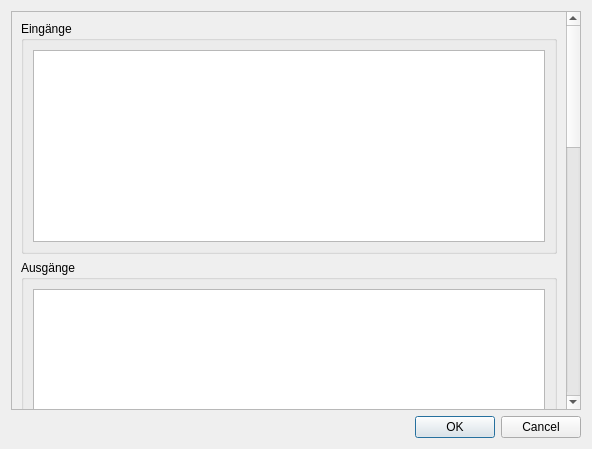
<?xml version="1.0" encoding="UTF-8"?>
<ui version="4.0">
 <class>ValidationDialog</class>
 <widget class="QDialog" name="ValidationDialog">
  <property name="geometry">
   <rect>
    <x>0</x>
    <y>0</y>
    <width>592</width>
    <height>449</height>
   </rect>
  </property>
  <property name="sizePolicy">
   <sizepolicy hsizetype="Preferred" vsizetype="Minimum">
    <horstretch>0</horstretch>
    <verstretch>0</verstretch>
   </sizepolicy>
  </property>
  <property name="minimumSize">
   <size>
    <width>500</width>
    <height>0</height>
   </size>
  </property>
  <property name="windowTitle">
   <string>Dialog</string>
  </property>
  <layout class="QVBoxLayout" name="verticalLayout">
   <item>
    <widget class="QScrollArea" name="validationScrollArea">
     <property name="widgetResizable">
      <bool>true</bool>
     </property>
     <widget class="QWidget" name="validationScrollContent">
      <property name="geometry">
       <rect>
        <x>0</x>
        <y>-572</y>
        <width>551</width>
        <height>1192</height>
       </rect>
      </property>
      <layout class="QVBoxLayout" name="verticalLayout_2">
       <item>
        <widget class="QGroupBox" name="groupValidationInputs">
         <property name="sizePolicy">
          <sizepolicy hsizetype="Preferred" vsizetype="Minimum">
           <horstretch>0</horstretch>
           <verstretch>0</verstretch>
          </sizepolicy>
         </property>
         <property name="title">
          <string>Eingänge</string>
         </property>
         <layout class="QVBoxLayout" name="verticalLayout_3">
          <item>
           <widget class="QTextBrowser" name="browserValidationInputs">
            <property name="sizePolicy">
             <sizepolicy hsizetype="Expanding" vsizetype="Minimum">
              <horstretch>0</horstretch>
              <verstretch>0</verstretch>
             </sizepolicy>
            </property>
           </widget>
          </item>
         </layout>
        </widget>
       </item>
       <item>
        <widget class="QGroupBox" name="groupValidationOutputs">
         <property name="sizePolicy">
          <sizepolicy hsizetype="Preferred" vsizetype="Minimum">
           <horstretch>0</horstretch>
           <verstretch>0</verstretch>
          </sizepolicy>
         </property>
         <property name="title">
          <string>Ausgänge</string>
         </property>
         <layout class="QVBoxLayout" name="verticalLayout_4">
          <item>
           <widget class="QTextBrowser" name="browserValidationOutputs">
            <property name="sizePolicy">
             <sizepolicy hsizetype="Expanding" vsizetype="Minimum">
              <horstretch>0</horstretch>
              <verstretch>0</verstretch>
             </sizepolicy>
            </property>
           </widget>
          </item>
         </layout>
        </widget>
       </item>
       <item>
        <widget class="QGroupBox" name="groupValidationMonitoring">
         <property name="sizePolicy">
          <sizepolicy hsizetype="Preferred" vsizetype="Minimum">
           <horstretch>0</horstretch>
           <verstretch>0</verstretch>
          </sizepolicy>
         </property>
         <property name="title">
          <string>Diagnosesignale</string>
         </property>
         <layout class="QVBoxLayout" name="verticalLayout_5">
          <item>
           <widget class="QTextBrowser" name="browserValidationMonitoring">
            <property name="sizePolicy">
             <sizepolicy hsizetype="Expanding" vsizetype="Minimum">
              <horstretch>0</horstretch>
              <verstretch>0</verstretch>
             </sizepolicy>
            </property>
           </widget>
          </item>
         </layout>
        </widget>
       </item>
       <item>
        <widget class="QGroupBox" name="groupValidationWarnings">
         <property name="sizePolicy">
          <sizepolicy hsizetype="Preferred" vsizetype="Minimum">
           <horstretch>0</horstretch>
           <verstretch>0</verstretch>
          </sizepolicy>
         </property>
         <property name="title">
          <string>Hinweis</string>
         </property>
         <layout class="QVBoxLayout" name="verticalLayout_7">
          <item>
           <widget class="QTextBrowser" name="browserValidationWarnings">
            <property name="sizePolicy">
             <sizepolicy hsizetype="Expanding" vsizetype="Minimum">
              <horstretch>0</horstretch>
              <verstretch>0</verstretch>
             </sizepolicy>
            </property>
           </widget>
          </item>
         </layout>
        </widget>
       </item>
       <item>
        <widget class="QGroupBox" name="groupValidationErrors">
         <property name="sizePolicy">
          <sizepolicy hsizetype="Preferred" vsizetype="Minimum">
           <horstretch>0</horstretch>
           <verstretch>0</verstretch>
          </sizepolicy>
         </property>
         <property name="title">
          <string>Fehler</string>
         </property>
         <layout class="QVBoxLayout" name="verticalLayout_8">
          <item>
           <widget class="QTextBrowser" name="browserValidationErrors">
            <property name="sizePolicy">
             <sizepolicy hsizetype="Expanding" vsizetype="Minimum">
              <horstretch>0</horstretch>
              <verstretch>0</verstretch>
             </sizepolicy>
            </property>
           </widget>
          </item>
         </layout>
        </widget>
       </item>
      </layout>
     </widget>
    </widget>
   </item>
   <item>
    <widget class="QDialogButtonBox" name="buttonBox">
     <property name="orientation">
      <enum>Qt::Orientation::Horizontal</enum>
     </property>
     <property name="standardButtons">
      <set>QDialogButtonBox::StandardButton::Cancel|QDialogButtonBox::StandardButton::Ok</set>
     </property>
    </widget>
   </item>
  </layout>
 </widget>
 <resources/>
 <connections>
  <connection>
   <sender>buttonBox</sender>
   <signal>accepted()</signal>
   <receiver>ValidationDialog</receiver>
   <slot>accept()</slot>
   <hints>
    <hint type="sourcelabel">
     <x>248</x>
     <y>254</y>
    </hint>
    <hint type="destinationlabel">
     <x>157</x>
     <y>274</y>
    </hint>
   </hints>
  </connection>
  <connection>
   <sender>buttonBox</sender>
   <signal>rejected()</signal>
   <receiver>ValidationDialog</receiver>
   <slot>reject()</slot>
   <hints>
    <hint type="sourcelabel">
     <x>316</x>
     <y>260</y>
    </hint>
    <hint type="destinationlabel">
     <x>286</x>
     <y>274</y>
    </hint>
   </hints>
  </connection>
 </connections>
</ui>
